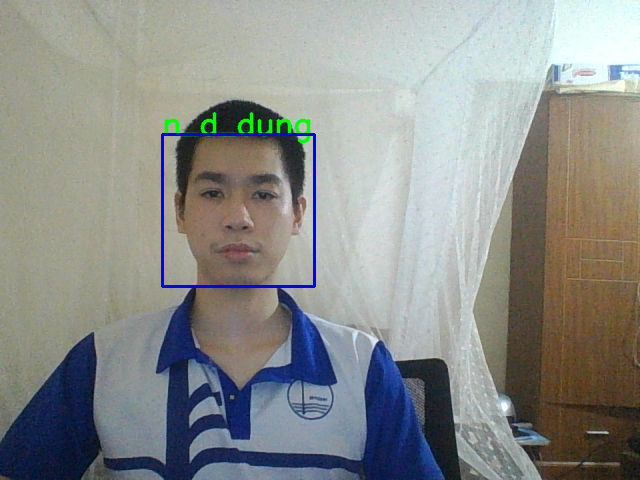
#> input picture FaceID/images/face-images.png, 640 x 480 px; its folder holds only this picture in this run
$ python training.py   (older library calls are emulated)
#> lines starting #> are read from the running program, lines starting #| are printed output that depends on the picture
from email.mime import image
import os
import pickle
import cv2
import numpy as np
from PIL import Image

BASE_DIR = os.path.dirname(os.path.abspath(__file__))
image_dir = os.path.join(BASE_DIR, "images")

face_cascade = cv2.CascadeClassifier('data/haarcascade_frontalface_alt2.xml')
recognizer = cv2.face.LBPHFaceRecognizer_create()

current_id = 0
label_ids = {}
y_labels = []
x_train = []

for root, dirs, files in os.walk(image_dir):
    for file in files:
        if file.endswith("png") or file.endswith("jpg"):
            path = os.path.join(root, file)
            label = os.path.basename(root).replace(" ", "-").lower()

            if not label in label_ids:
                label_ids[label] = current_id
                current_id += 1
            id_ = label_ids[label]

            pil_image = Image.open(path).convert("L")
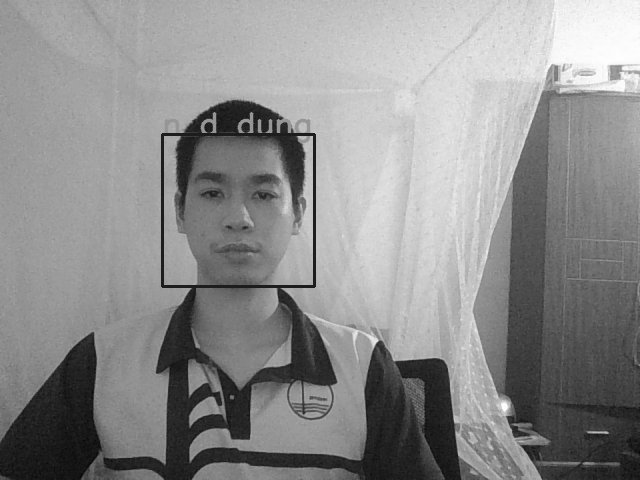
#> pil_image: PIL image 640x480 L; min 8, max 254, mean 140.8
            size = (550, 550)
            final_image = pil_image.resize(size, Image.ANTIALIAS)
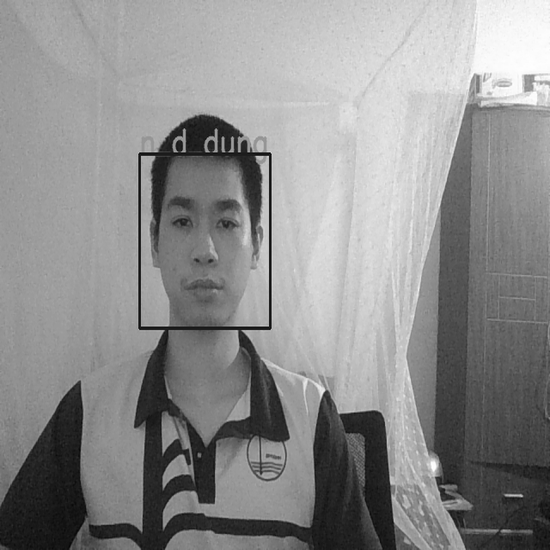
#> final_image: PIL image 550x550 L; min 5, max 255, mean 140.8
            image_array = np.array(final_image, "uint8")

            faces = face_cascade.detectMultiScale(image_array, scaleFactor=1.5, minNeighbors=5)
#> faces = ()

            for (x,y,w,h) in faces:
                roi = image_array[y:y+h, x:x+w]
                x_train.append(roi)
                y_labels.append(id_)
#> this loop made 0 passes
#> after the loop, x_train = []; y_labels = []

with open("pickles/face-labels.pickle", 'wb') as f:
	pickle.dump(label_ids, f)

#> (the run stopped early here; a loop or call above may not have finished)
